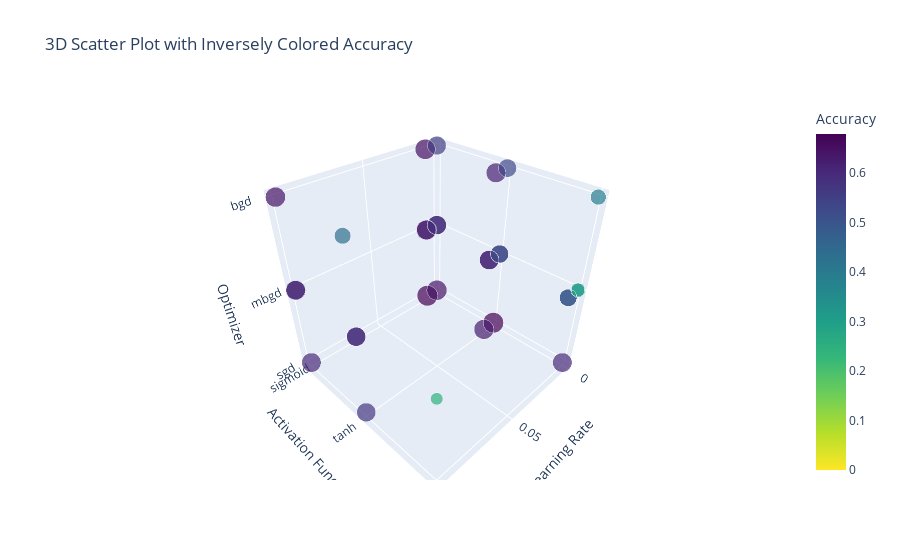

Notebook cell for this chart:
### Code cell
fig = px.scatter_3d(wandb_data, x='lr', y='activation', z='optimizer', color='accuracy', size='accuracy',
                    color_continuous_scale='Viridis_r', labels={'lr': 'Learning Rate', 'activation': 'Activation Function', 'optimizer': 'Optimizer', 'accuracy': 'Accuracy'},
                    title='3D Scatter Plot with Inversely Colored Accuracy')

fig.update_traces(marker=dict(size=12, opacity=0.8),
                  selector=dict(mode='markers+text'))
fig.show()

### Figure 1 — Plotly figure (JSON) as saved in the notebook; plotly's stock layout.template omitted (floating-point values rounded to 4 significant figures)
{"data": [{"hovertemplate": "Learning Rate=%{x}<br>Activation Function=%{y}<br>Optimizer=%{z}<br>Accuracy=%{marker.color}<extra></extra>", "legendgroup": "", "marker": {"color": [0.6783, 0.6783, 0.6696, 0.6522, 0.6522, 0.6435, 0.6435, 0.6261, 0.6174, 0.6174, 0.6087, 0.6, 0.6, 0.6, 0.6, 0.6, 0.5913, 0.5826, 0.5826, 0.5739, 0.5565, 0.5391, 0.5304, 0.5217, 0.4957, 0.487, 0.4348, 0.3913, 0.3478, 0.2957, 0.2435, 0, 0, 0, 0, 0], "coloraxis": "coloraxis", "size": [0.6783, 0.6783, 0.6696, 0.6522, 0.6522, 0.6435, 0.6435, 0.6261, 0.6174, 0.6174, 0.6087, 0.6, 0.6, 0.6, 0.6, 0.6, 0.5913, 0.5826, 0.5826, 0.5739, 0.5565, 0.5391, 0.5304, 0.5217, 0.4957, 0.487, 0.4348, 0.3913, 0.3478, 0.2957, 0.2435, 0, 0, 0, 0, 0], "sizemode": "area", "sizeref": 0.001696, "symbol": "circle"}, "mode": "markers", "name": "", "scene": "scene", "showlegend": false, "type": "scatter3d", "x": [0.01, 0.001, 0.01, 0.01, 0.1, 0.1, 0.001, 0.01, 0.01, 0.01, 0.01, 0.01, 0.1, 0.1, 0.001, 0.001, 0.1, 0.001, 0.1, 0.1, 0.001, 0.001, 0.001, 0.001, 0.01, 0.01, 0.1, 0.001, 0.001, 0.001, 0.1, 0.01, 0.01, 0.1, 0.1, 0.1], "y": ["sigmoid", "tanh", "sigmoid", "sigmoid", "sigmoid", "sigmoid", "sigmoid", "tanh", "tanh", "tanh", "sigmoid", "tanh", "tanh", "sigmoid", "sigmoid", "relu", "sigmoid", "sigmoid", "tanh", "tanh", "sigmoid", "tanh", "tanh", "tanh", "relu", "relu", "tanh", "relu", "relu", "relu", "relu", "relu", "relu", "relu", "relu", "relu"], "z": ["sgd", "sgd", "mbgd", "bgd", "mbgd", "bgd", "sgd", "sgd", "bgd", "mbgd", "mbgd", "mbgd", "mbgd", "sgd", "mbgd", "sgd", "mbgd", "mbgd", "mbgd", "sgd", "bgd", "mbgd", "bgd", "mbgd", "mbgd", "mbgd", "bgd", "bgd", "mbgd", "mbgd", "mbgd", "sgd", "bgd", "bgd", "sgd", "mbgd"]}], "layout": {"coloraxis": {"colorbar": {"title": {"text": "Accuracy"}}, "colorscale": [[0, "#fde725"], [0.1111, "#b5de2b"], [0.2222, "#6ece58"], [0.3333, "#35b779"], [0.4444, "#1f9e89"], [0.5556, "#26828e"], [0.6667, "#31688e"], [0.7778, "#3e4989"], [0.8889, "#482878"], [1, "#440154"]]}, "legend": {"itemsizing": "constant", "tracegroupgap": 0}, "scene": {"domain": {"x": [0, 1], "y": [0, 1]}, "xaxis": {"title": {"text": "Learning Rate"}}, "yaxis": {"title": {"text": "Activation Function"}}, "zaxis": {"title": {"text": "Optimizer"}}}, "title": {"text": "3D Scatter Plot with Inversely Colored Accuracy"}}}
